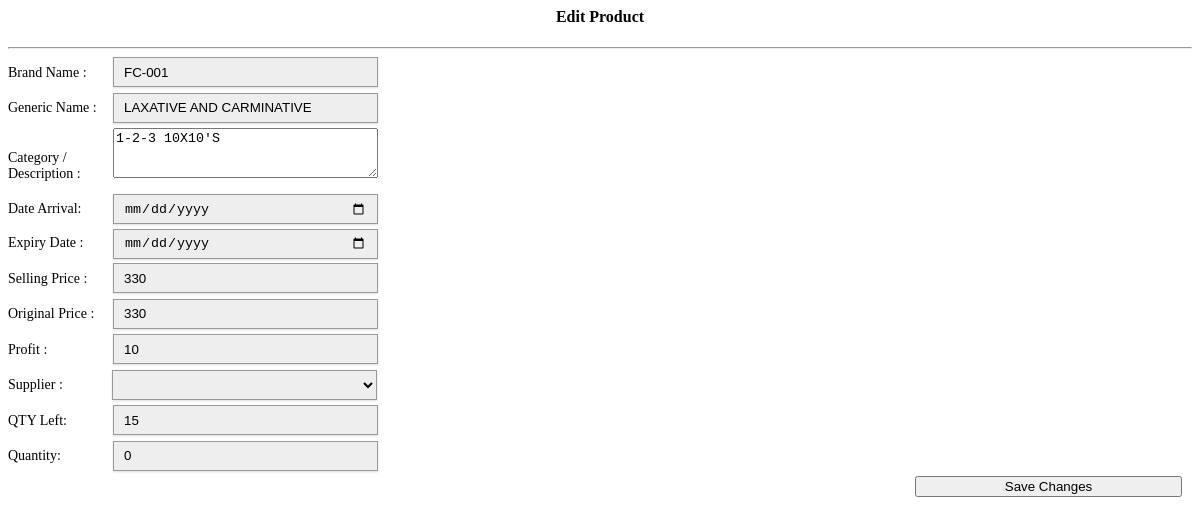
The page /main/editproduct.php?id=1 on the database its author committed.
### tables this page shows
CREATE TABLE `products` (
  `product_id` int(11) NOT NULL,
  `product_code` varchar(200) NOT NULL,
  `gen_name` varchar(200) NOT NULL,
  `product_name` varchar(200) NOT NULL,
  `cost` varchar(100) NOT NULL,
  `o_price` varchar(100) NOT NULL,
  `price` varchar(100) NOT NULL,
  `profit` varchar(100) NOT NULL,
  `supplier` varchar(100) NOT NULL,
  `onhand_qty` int(10) NOT NULL,
  `qty` int(10) NOT NULL,
  `qty_sold` int(10) NOT NULL,
  `expiry_date` varchar(500) NOT NULL,
  `date_arrival` varchar(500) NOT NULL,
  `uom` varchar(50) NOT NULL
);

### main/editproduct.php (the view, shortened to what this page needs)
<?php
	include('../connect.php');
	$id=$_GET['id'];
	$result = $db->prepare("SELECT * FROM products WHERE product_id= :userid");
	$result->bindParam(':userid', $id);
	$result->execute();
	for($i=0; $row = $result->fetch(); $i++){
?>
<link href="../style.css" media="screen" rel="stylesheet" type="text/css" />
<form action="saveeditproduct.php" method="post">
<center><h4><i class="icon-edit icon-large"></i> Edit Product</h4></center>
<hr>
<div id="ac">
<span>Brand Name : </span><input type="text" style="width:265px; height:30px;"  name="code" value="<?php echo $row['product_code']; ?>" Required/><br>
<span>Generic Name : </span><input type="text" style="width:265px; height:30px;"  name="gen" value="<?php echo $row['gen_name']; ?>" /><br>
<span>Category / Description : </span><textarea style="width:265px; height:50px;" name="name" ><?php echo $row['product_name']; ?> </textarea><br>
<span>Date Arrival: </span><input type	="date" style="width:265px; height:30px;" name="date_arrival" value="<?php echo $row['date_arrival']; ?>" /><br>
<span>Expiry Date : </span><input type	="date" style="width:265px; height:30px;" name="exdate" value="<?php echo $row['expiry_date']; ?>" /><br>
<span>Selling Price : </span><input type="text" style="width:265px; height:30px;" id="txt1" name="price" value="<?php echo $row['price']; ?>" onkeyup="sum();" Required/><br>
<span>Original Price : </span><input type="text" style="width:265px; height:30px;" id="txt2" name="o_price" value="<?php echo $row['o_price']; ?>" onkeyup="sum();" Required/><br>
<span>Profit : </span><input type="text" style="width:265px; height:30px;" id="txt3" name="profit" value="<?php echo $row['profit']; ?>" readonly><br>
<span>Supplier : </span>
<select name="supplier" style="width:265px; height:30px; margin-left:-5px;" >
	<option><?php echo $row['supplier']; ?></option>
	<?php
	$results = $db->prepare("SELECT * FROM supliers");
		$results->bindParam(':userid', $res);
		$results->execute();
		for($i=0; $rows = $results->fetch(); $i++){
	?>
		<option><?php echo $rows['suplier_name']; ?></option>
	<?php
	}
	?>
</select><br>
<span>QTY Left: </span><input type="number" style="width:265px; height:30px;" min="0" name="qty" value="<?php echo $row['qty']; ?>" /><br>
<span>Quantity: </span><input type="number" style="width:265px; height:30px;" min="0" name="sold" value="<?php echo $row['qty_sold']; ?>" /><br>
<div style="float:right; margin-right:10px;">
<button class="btn btn-success btn-block btn-large" style="width:267px;"><i class="icon icon-save icon-large"></i> Save Changes</button>
</div>
</div>
</form>
<?php
}
?>

### style.css (style rules this page uses)
#ac span { width: 95px; display: inline-block; font-size: 14px; margin-bottom: 12px; padding-right: 10px; }
select { border: 1px solid #999; background: #EEEEEE; padding: 5px 10px; box-shadow:0 1px 2px #ddd; -moz-box-shadow:0 1px 2px #ddd; -webkit-box-shadow:0 1px 2px #ddd; }
input { border: 1px solid #999; background: #EEEEEE; padding: 10px; box-shadow:0 1px 2px #ddd; -moz-box-shadow:0 1px 2px #ddd; -webkit-box-shadow:0 1px 2px #ddd; }

### rows shown on the page
products: code "FC-001", gen "LAXATIVE AND CARMINATIVE", name "1-2-3 10X10'S", price "330", o_price "330", profit "10", qty "15", sold "0"
